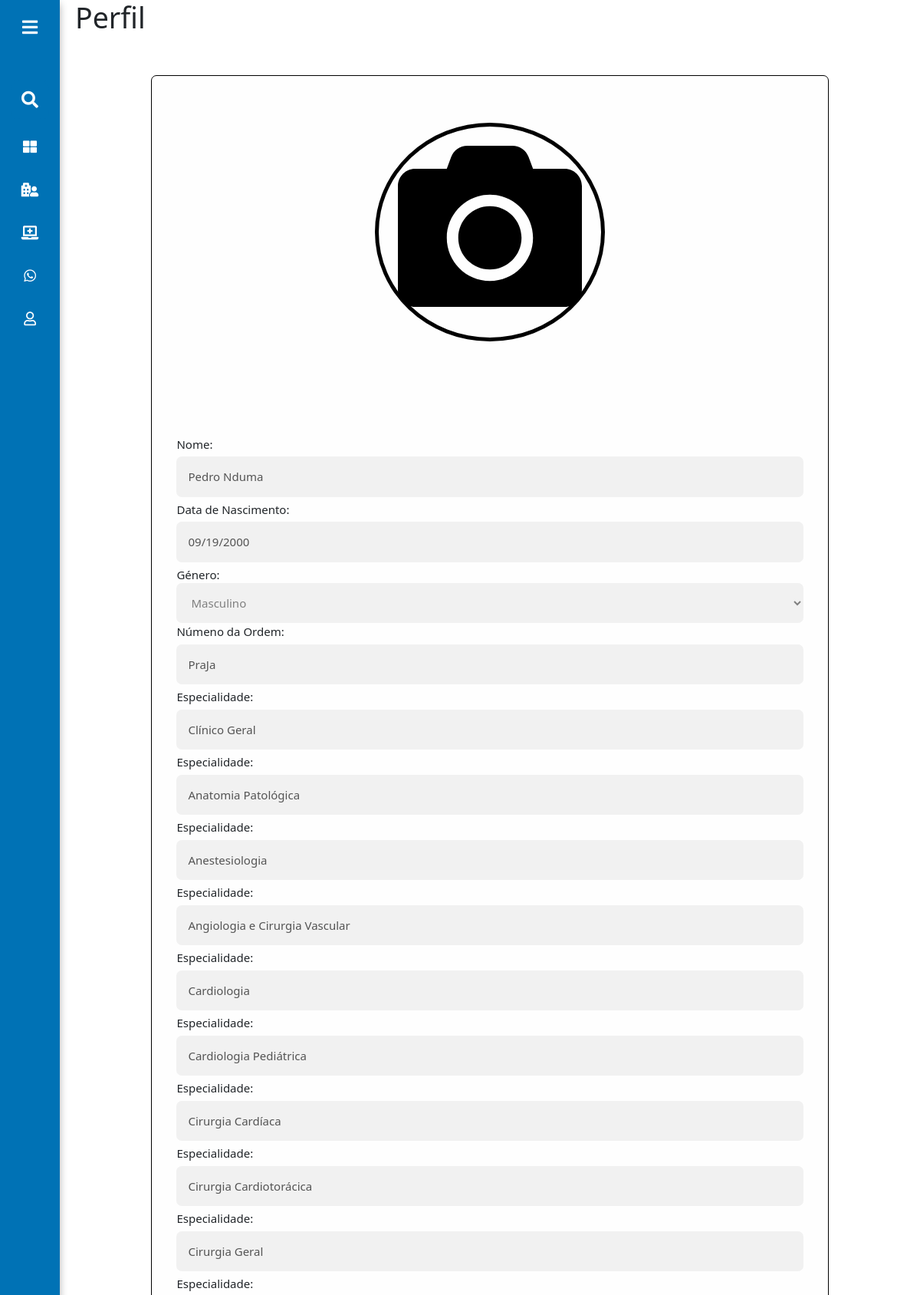
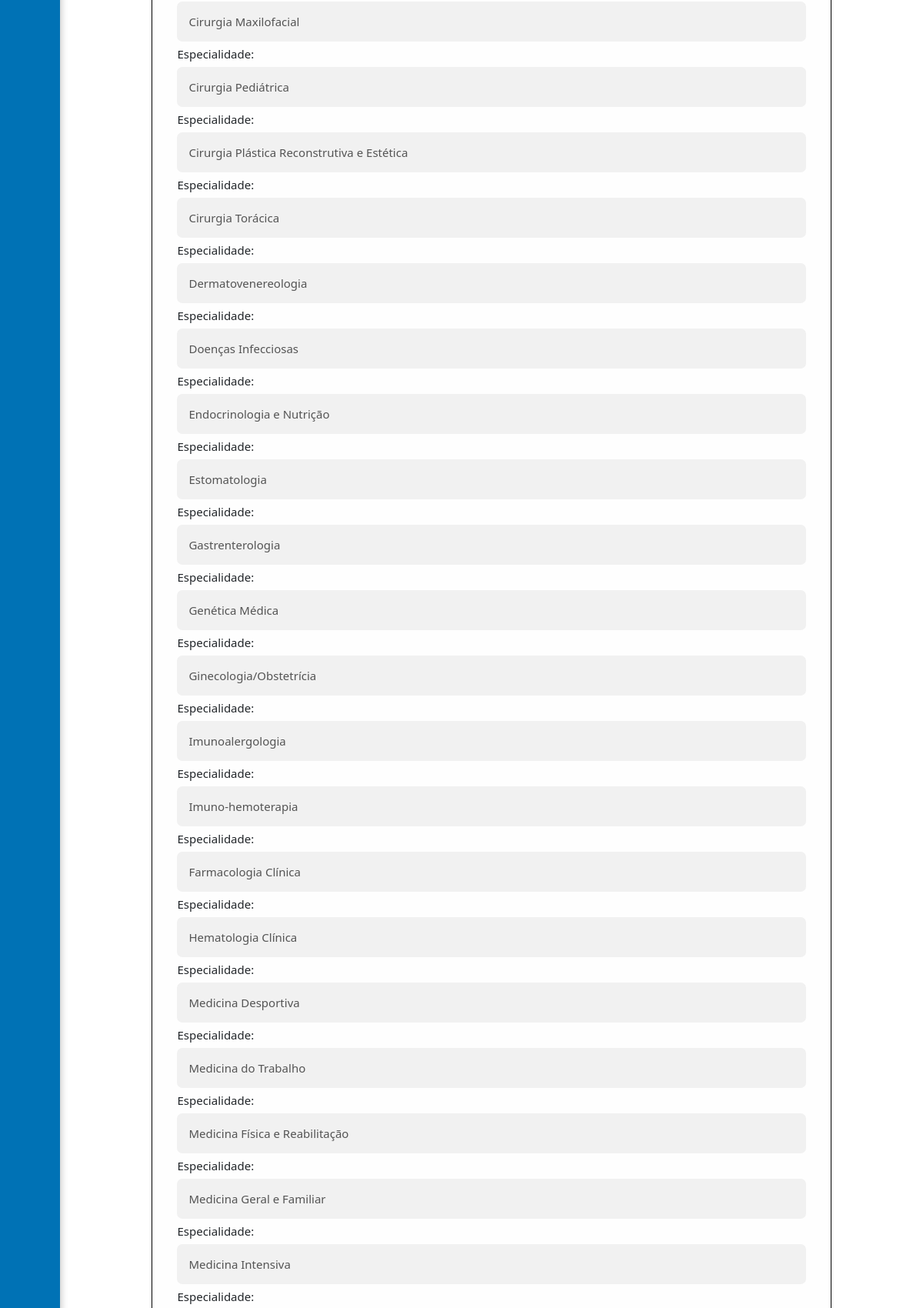
Screenshot of /interfaceusuario/Medico/perfil.php (signed in, upper part) with the database file from the repository (2 pictures, top to bottom).
### tables this page shows
CREATE TABLE `pessoa` (
  `idPessoa` int(11) NOT NULL,
  `nomeUtilizador` varchar(100) DEFAULT NULL,
  `password` varchar(150) DEFAULT NULL,
  `nome` varchar(200) DEFAULT NULL,
  `peso` float DEFAULT NULL,
  `dataNasc` date DEFAULT NULL,
  `genero` varchar(25) DEFAULT NULL,
  `estCivil` varchar(25) DEFAULT NULL,
  `tipoSang` varchar(10) DEFAULT NULL,
  `tipoUser` varchar(20) DEFAULT NULL,
  `endereco` varchar(100) NOT NULL,
  `codMunicipio` int(11) NOT NULL,
  `documentoIdentificacao` varchar(100) NOT NULL,
  `numeroDocumento` varchar(100) NOT NULL,
  `foto` varchar(255) NOT NULL
);

CREATE TABLE `medico` (
  `numOrdem` varchar(20) NOT NULL,
  `idPessoa` int(11) DEFAULT NULL,
  `descricao` varchar(200) NOT NULL
);

CREATE TABLE `especialidademedico` (
  `numOrdem` varchar(20) DEFAULT NULL,
  `codEspecialidade` int(11) DEFAULT NULL
);

CREATE TABLE `especialidade` (
  `codEspecialidade` int(11) NOT NULL,
  `nome` varchar(100) DEFAULT NULL
);

### interfaceusuario/Medico/perfil.php (the view, shortened to what this page needs)
<!DOCTYPE html>
<html lang="pt-PT">
<head>
    <link rel="stylesheet" type="text/css" href="../../css/estilo.css">
    <link rel="stylesheet" type="text/css" href="../../css/interfaceusuario.css">
    <link rel="stylesheet" type="text/css" href="../../css/bootstrap.min.css">
    <link rel="stylesheet" type="text/css" href="../../css/all.css">
    <link rel="stylesheet" type="text/css" href="../../css/marcacao.css">
    <link rel="stylesheet" type="text/css" href="../../css/foto.css">
</head>
<body>
    <?php include_once "menu.php"; ?>
    <section class="home-section" style="background-color: white;" id="perfil">
        <div class="text">
            <div class="row">
                <div class="col-lg-12">
                    <h1>Perfil</h1>
                </div>
            </div>
            <div class="row mt-5">
                <div class="formulario">
                    <?php $sql = "SELECT * FROM pessoa WHERE idPessoa = {$_SESSION["idPessoa"]}";
                    $dados = mysqli_query($mysqli, $sql);
                    while ($row = mysqli_fetch_assoc($dados)) { ?>
                        <form id="form" style="display: block;" class="formRegElm">
                          <div class="espacoImagem">
                            <div class="conteudoImagem">
                              <?php if (!empty($row['foto'])) {
                                $foto = $row['foto'];
                              } else {
                                $foto = 'camera-solid.svg';
                              }?>
                              <img src="../../imagens/<?php echo $foto; ?>" alt="" id="fotografia">
                            </div>
                          </div>
                            <label for="nome">Nome:</label>
                            <input type="text" name="nome" id="nome" value="<?php echo $row['nome']; ?>" disabled>
                            <label for="dataNasc">Data de Nascimento:</label>
                            <input type="date" name="dataNasc" id="dataNasc" value="<?php echo $row['dataNasc']; ?>" disabled>
                            <label>Género:</label>
                            <select disabled>
                                <option value="<?php echo $row['genero']; ?>"><?php echo $row['genero']; ?></option>
                            </select>
                            <?php $sql1 = "SELECT * FROM medico WHERE idPessoa = {$row['idPessoa']}";
                            $dados1 = mysqli_query($mysqli, $sql1);
                            while ($row1 = mysqli_fetch_assoc($dados1)) { ?>
                            <label for="numOrdem">Númeno da Ordem:</label>
                            <input type="text" name="numOrdem" id="numOrdem" value="<?php echo $row1['numOrdem']; ?>" disabled>
                          <?php
                          $sql2 = "SELECT * from especialidade esp JOIN especialidademedico espm on(esp.codEspecialidade = espm.codEspecialidade) WHERE numOrdem = '{$row1['numOrdem']}'";
                          $dados2 = mysqli_query($mysqli,$sql2);
                          while ($row2 = mysqli_fetch_assoc($dados2)) { ?>
                            <label for="nome">Especialidade:</label>
                            <input type="text" name="nome" id="nome" value="<?php echo $row2['nome']; ?>" disabled>
                            <?php $sql3 = "SELECT pessoa.nome FROM unhospitalar JOIN trabalhar on(unhospitalar.codHospital = trabalhar.codHospital) inner join pessoa on unhospitalar.idPessoa = pessoa.idPessoa WHERE numOrdem = '{$row1['numOrdem']}'";
                            $dados3 = mysqli_query($mysqli,$sql3);
                            while ($row3 = mysqli_fetch_assoc($dados3)) { ?>
                            <label for="nomeUnHosp">Local de Trabalho</label>
                            <input type="text" name="nomeUnHosp" id="nomeUnHosp" value="<?php echo $row3['nome']; ?>" disabled>
                          <?php }}}?>
                        </form>
                    <?php } ?>
                </div>
            </div>
        </div>
    </section>
</body>
</html>

### css/estilo.css (style rules this page uses)
*, *:before, *:after { box-sizing: border-box; }
html, body { font-family: "Times New Roman", sans-serif; font-size: 15px; line-height: 1.5; box-sizing: border-box; }
input[type="text"], input[type="password"], input[type="date"], input[type="tel"], input[type="number"], input[type="time" i], select, textarea { width: 100%; padding: 15px; margin: 5px 0; display: inline-block; border: none; box-sizing: border-box; background: #f1f1f1; border-radius: 7px; }
.formulario { background-color: #fefefe; margin: 5% auto 15% auto; border: 1px solid black; width: 60%; border-radius: 7px; }
.formRegElm { padding: 16px; margin: 5px; }
.home-section { position: relative; background: #e4e9f7; min-height: 100vh; top: 0; left: 78px; width: calc(100% - 78px); transition: all 0.5s ease; z-index: 2; }
.home-section .text { margin: 0 20px; }
.row .formulario { width: 80%; }

### css/foto.css (style rules this page uses)
.espacoImagem { max-width: 300px; margin: 5% auto 15% auto; width: 50%; }
.conteudoImagem { padding: 10px; border: 5px solid black; border-radius: 50%; cursor: pointer; }
#fotografia { margin: 0 15px 15px 15px; }

### rows the page displays
pessoa: nome "Pedro Nduma", dataNasc "09/19/2000", genero "Masculino"
medico: numOrdem "PraJa"
especialidademedico: nome "Clínico Geral"
especialidademedico: nome "Anatomia Patológica"
especialidademedico: nome "Anestesiologia"
especialidademedico: nome "Angiologia e Cirurgia Vascular"
especialidademedico: nome "Cardiologia"
especialidademedico: nome "Cardiologia Pediátrica"
especialidademedico: nome "Cirurgia Cardíaca"
especialidademedico: nome "Cirurgia Cardiotorácica"
especialidademedico: nome "Cirurgia Geral"
especialidademedico: nome "Cirurgia Maxilofacial"
especialidademedico: nome "Cirurgia Pediátrica"
especialidademedico: nome "Cirurgia Plástica Reconstrutiva e Estética"
especialidademedico: nome "Cirurgia Torácica"
especialidademedico: nome "Dermatovenereologia"
especialidademedico: nome "Doenças Infecciosas"
especialidademedico: nome "Endocrinologia e Nutrição"
especialidademedico: nome "Estomatologia"
especialidademedico: nome "Gastrenterologia"
especialidademedico: nome "Genética Médica"
especialidademedico: nome "Ginecologia/Obstetrícia"
especialidademedico: nome "Imunoalergologia"
especialidademedico: nome "Imuno-hemoterapia"
especialidademedico: nome "Farmacologia Clínica"
especialidademedico: nome "Hematologia Clínica"
especialidademedico: nome "Medicina Desportiva"
especialidademedico: nome "Medicina do Trabalho"
especialidademedico: nome "Medicina Física e Reabilitação"
especialidademedico: nome "Medicina Geral e Familiar"
especialidademedico: nome "Medicina Intensiva"
